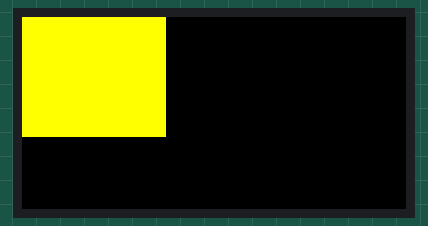
Bench run of a sketch on a simulated Arduino Uno, built with avr-gcc and run on an emulated ATmega328P. On the bench: 64×32 colour display.

Above: at 0.1 s.

The sketch:

mesure24x20_12V.ino
```cpp
// testshapes demo for RGBmatrixPanel library.
// Demonstrates the drawing abilities of the RGBmatrixPanel library.
// For 32x64 RGB LED matrix.

// NOTE THIS CAN ONLY BE USED ON A MEGA! NOT ENOUGH RAM ON UNO!

#include <Adafruit_GFX.h>   // Core graphics library
#include <RGBmatrixPanel.h> // Hardware-specific library

#define OE   9
#define LAT 10
#define CLK 11
#define A   A0
#define B   A1
#define C   A2
#define D   A3

RGBmatrixPanel matrix(A, B, C, D, CLK, LAT, OE, false, 64);

void setup() {

  matrix.begin();

  matrix.setTextSize(1);
  matrix.setTextWrap(false);

  matrix.setCursor(0,0);
  matrix.setTextColor(matrix.Color333(0,7,7));
  matrix.fillRect(0, 0, 24, 20, matrix.Color333(7, 7, 0));
}

  //matrix.drawRect( 20, 11, 23, 11, matrix.Color333(1, 1, 1));
  //matrix.drawLine(31, 11, 31, 21, matrix.Color333(1, 1, 1));

  void loop(){

  }
```
